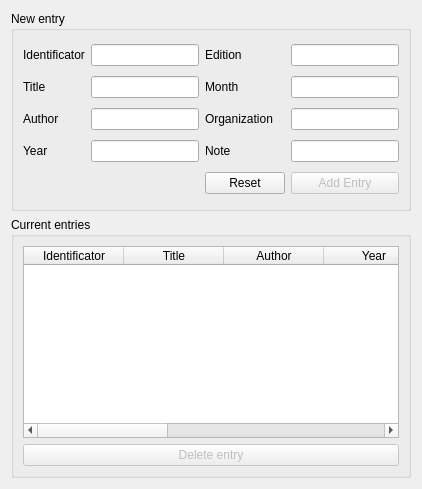
     <widget class="QWidget" name="tabManual">
      <attribute name="title">
       <string>Manual</string>
      </attribute>
      <layout class="QGridLayout" name="gridLayout_22">
       <item row="0" column="0">
        <widget class="QGroupBox" name="groupBoxManualNewEntry">
         <property name="minimumSize">
          <size>
           <width>0</width>
           <height>200</height>
          </size>
         </property>
         <property name="maximumSize">
          <size>
           <width>16777215</width>
           <height>200</height>
          </size>
         </property>
         <property name="title">
          <string>New entry</string>
         </property>
         <layout class="QGridLayout" name="gridLayout_20">
          <item row="2" column="1">
           <widget class="QLineEdit" name="lineEditManualsAuthor"/>
          </item>
          <item row="3" column="0">
           <widget class="QLabel" name="labelManualsYear">
            <property name="text">
             <string>Year</string>
            </property>
           </widget>
          </item>
          <item row="3" column="2">
           <widget class="QLabel" name="labelManualsNote">
            <property name="text">
             <string>Note</string>
            </property>
           </widget>
          </item>
          <item row="1" column="2">
           <widget class="QLabel" name="labelManualsMonth">
            <property name="text">
             <string>Month</string>
            </property>
           </widget>
          </item>
          <item row="2" column="2">
           <widget class="QLabel" name="labelManualsOrganization">
            <property name="text">
             <string>Organization</string>
            </property>
           </widget>
          </item>
          <item row="0" column="1">
           <widget class="QLineEdit" name="lineEditManualsID"/>
          </item>
          <item row="2" column="0">
           <widget class="QLabel" name="labelManualsAuthor">
            <property name="text">
             <string>Author</string>
            </property>
           </widget>
          </item>
          <item row="0" column="2">
           <widget class="QLabel" name="labelManualsEdition">
            <property name="text">
             <string>Edition</string>
            </property>
           </widget>
          </item>
          <item row="0" column="0">
           <widget class="QLabel" name="labelManualsID">
            <property name="text">
             <string>Identificator</string>
            </property>
           </widget>
          </item>
          <item row="1" column="1">
           <widget class="QLineEdit" name="lineEditManualsTitle"/>
          </item>
          <item row="1" column="0">
           <widget class="QLabel" name="labelManualsTitle">
            <property name="text">
             <string>Title</string>
            </property>
           </widget>
          </item>
          <item row="3" column="1">
           <widget class="QLineEdit" name="lineEditManualsYear">
            <property name="maxLength">
             <number>4</number>
            </property>
           </widget>
          </item>
          <item row="4" column="5">
           <widget class="QPushButton" name="pushButtonManualsAddEntry">
            <property name="enabled">
             <bool>false</bool>
            </property>
            <property name="text">
             <string>Add Entry</string>
            </property>
           </widget>
          </item>
          <item row="3" column="5">
           <widget class="QLineEdit" name="lineEditManualsNote"/>
          </item>
          <item row="2" column="5">
           <widget class="QLineEdit" name="lineEditManualsOrganization"/>
          </item>
          <item row="1" column="5">
           <widget class="QLineEdit" name="lineEditManualsMonth"/>
          </item>
          <item row="0" column="5">
           <widget class="QLineEdit" name="lineEditManualsEdition"/>
          </item>
          <item row="4" column="2">
           <widget class="QPushButton" name="pushButtonManualsReset">
            <property name="text">
             <string>Reset</string>
            </property>
           </widget>
          </item>
         </layout>
        </widget>
       </item>
       <item row="1" column="0">
        <widget class="QGroupBox" name="groupBoxManualCurrentEntries">
         <property name="title">
          <string>Current entries</string>
         </property>
         <layout class="QGridLayout" name="gridLayout_21">
          <item row="1" column="0">
           <widget class="QPushButton" name="pushButtonManualDelete">
            <property name="enabled">
             <bool>false</bool>
            </property>
            <property name="text">
             <string>Delete entry</string>
            </property>
           </widget>
          </item>
          <item row="0" column="0">
           <widget class="QTableWidget" name="tableWidgetManuals">
            <property name="selectionMode">
             <enum>QAbstractItemView::SingleSelection</enum>
            </property>
            <property name="selectionBehavior">
             <enum>QAbstractItemView::SelectRows</enum>
            </property>
            <attribute name="horizontalHeaderShowSortIndicator" stdset="0">
             <bool>false</bool>
            </attribute>
            <attribute name="horizontalHeaderStretchLastSection">
             <bool>true</bool>
            </attribute>
            <attribute name="verticalHeaderVisible">
             <bool>false</bool>
            </attribute>
            <attribute name="verticalHeaderStretchLastSection">
             <bool>false</bool>
            </attribute>
            <column>
             <property name="text">
              <string>Identificator</string>
             </property>
            </column>
            <column>
             <property name="text">
              <string>Title</string>
             </property>
            </column>
            <column>
             <property name="text">
              <string>Author</string>
             </property>
            </column>
            <column>
             <property name="text">
              <string>Year</string>
             </property>
            </column>
            <column>
             <property name="text">
              <string>Edition</string>
             </property>
            </column>
            <column>
             <property name="text">
              <string>Month</string>
             </property>
            </column>
            <column>
             <property name="text">
              <string>Organization</string>
             </property>
            </column>
            <column>
             <property name="text">
              <string>Note</string>
             </property>
            </column>
           </widget>
          </item>
         </layout>
        </widget>
       </item>
      </layout>
     </widget>
